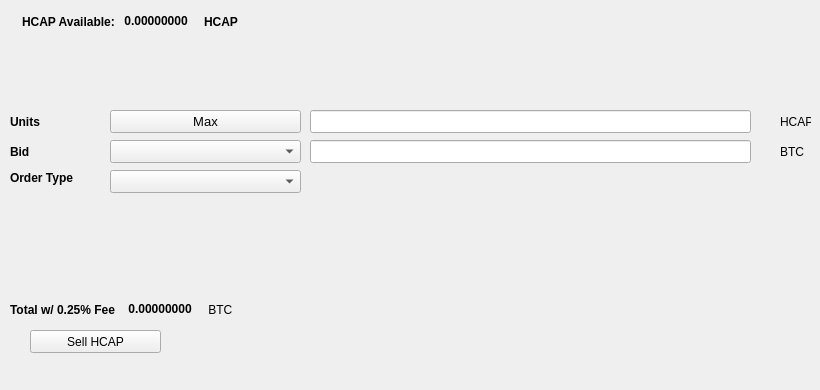
   <widget class="QWidget" name="SellTab">
    <attribute name="title">
     <string>Sell</string>
    </attribute>
    <widget class="QLabel" name="label_16">
     <property name="geometry">
      <rect>
       <x>780</x>
       <y>140</y>
       <width>31</width>
       <height>23</height>
      </rect>
     </property>
     <property name="text">
      <string>BTC</string>
     </property>
    </widget>
    <widget class="QComboBox" name="SellBidcomboBox">
     <property name="geometry">
      <rect>
       <x>110</x>
       <y>140</y>
       <width>191</width>
       <height>23</height>
      </rect>
     </property>
     <property name="font">
      <font>
       <pointsize>10</pointsize>
      </font>
     </property>
    </widget>
    <widget class="QLabel" name="label_18">
     <property name="geometry">
      <rect>
       <x>10</x>
       <y>110</y>
       <width>46</width>
       <height>23</height>
      </rect>
     </property>
     <property name="font">
      <font>
       <weight>75</weight>
       <bold>true</bold>
      </font>
     </property>
     <property name="text">
      <string>Units</string>
     </property>
    </widget>
    <widget class="QPushButton" name="Sell_Max_Amount">
     <property name="geometry">
      <rect>
       <x>110</x>
       <y>110</y>
       <width>191</width>
       <height>23</height>
      </rect>
     </property>
     <property name="font">
      <font>
       <pointsize>10</pointsize>
      </font>
     </property>
     <property name="text">
      <string>Max</string>
     </property>
    </widget>
    <widget class="QLabel" name="label_20">
     <property name="geometry">
      <rect>
       <x>10</x>
       <y>170</y>
       <width>91</width>
       <height>16</height>
      </rect>
     </property>
     <property name="font">
      <font>
       <weight>75</weight>
       <bold>true</bold>
      </font>
     </property>
     <property name="text">
      <string>Order Type</string>
     </property>
    </widget>
    <widget class="QComboBox" name="SellOrdertypeCombo">
     <property name="geometry">
      <rect>
       <x>110</x>
       <y>170</y>
       <width>191</width>
       <height>23</height>
      </rect>
     </property>
     <property name="font">
      <font>
       <pointsize>10</pointsize>
      </font>
     </property>
    </widget>
    <widget class="QLabel" name="label_21">
     <property name="geometry">
      <rect>
       <x>10</x>
       <y>140</y>
       <width>46</width>
       <height>23</height>
      </rect>
     </property>
     <property name="font">
      <font>
       <weight>75</weight>
       <bold>true</bold>
      </font>
     </property>
     <property name="text">
      <string>Bid</string>
     </property>
    </widget>
    <widget class="QLabel" name="label_22">
     <property name="geometry">
      <rect>
       <x>780</x>
       <y>110</y>
       <width>31</width>
       <height>23</height>
      </rect>
     </property>
     <property name="text">
      <string>HCAP</string>
     </property>
    </widget>
    <widget class="QLineEdit" name="UnitsInputHCAP">
     <property name="geometry">
      <rect>
       <x>310</x>
       <y>110</y>
       <width>441</width>
       <height>23</height>
      </rect>
     </property>
     <property name="font">
      <font>
       <pointsize>9</pointsize>
       <weight>75</weight>
       <bold>true</bold>
      </font>
     </property>
    </widget>
    <widget class="QLineEdit" name="SellBidPriceEdit">
     <property name="geometry">
      <rect>
       <x>310</x>
       <y>140</y>
       <width>441</width>
       <height>23</height>
      </rect>
     </property>
     <property name="font">
      <font>
       <pointsize>9</pointsize>
       <weight>75</weight>
       <bold>true</bold>
      </font>
     </property>
    </widget>
    <widget class="QPushButton" name="SellHCAPBTN">
     <property name="geometry">
      <rect>
       <x>30</x>
       <y>330</y>
       <width>131</width>
       <height>23</height>
      </rect>
     </property>
     <property name="text">
      <string>Sell HCAP</string>
     </property>
     <property name="icon">
      <iconset resource="../healcapital">
       <normaloff>:/icons/bitcoin</normaloff>:/icons/bitcoin</iconset>
     </property>
    </widget>
    <widget class="QWidget" name="layoutWidget3">
     <property name="geometry">
      <rect>
       <x>22</x>
       <y>12</y>
       <width>258</width>
       <height>19</height>
      </rect>
     </property>
     <layout class="QHBoxLayout" name="horizontalLayout">
      <item>
       <widget class="QLabel" name="label232_2">
        <property name="font">
         <font>
          <weight>75</weight>
          <bold>true</bold>
         </font>
        </property>
        <property name="text">
         <string>HCAP Available:</string>
        </property>
       </widget>
      </item>
      <item>
       <widget class="QLabel" name="HCAPAvailableLabel">
        <property name="palette">
         <palette>
          <active>
           <colorrole role="WindowText">
            <brush brushstyle="SolidPattern">
             <color alpha="255">
              <red>0</red>
              <green>0</green>
              <blue>0</blue>
             </color>
            </brush>
           </colorrole>
           <colorrole role="Button">
            <brush brushstyle="SolidPattern">
             <color alpha="255">
              <red>0</red>
              <green>170</green>
              <blue>0</blue>
             </color>
            </brush>
           </colorrole>
           <colorrole role="Light">
            <brush brushstyle="SolidPattern">
             <color alpha="255">
              <red>0</red>
              <green>255</green>
              <blue>0</blue>
             </color>
            </brush>
           </colorrole>
           <colorrole role="Midlight">
            <brush brushstyle="SolidPattern">
             <color alpha="255">
              <red>0</red>
              <green>212</green>
              <blue>0</blue>
             </color>
            </brush>
           </colorrole>
           <colorrole role="Dark">
            <brush brushstyle="SolidPattern">
             <color alpha="255">
              <red>0</red>
              <green>85</green>
              <blue>0</blue>
             </color>
            </brush>
           </colorrole>
           <colorrole role="Mid">
            <brush brushstyle="SolidPattern">
             <color alpha="255">
              <red>0</red>
              <green>113</green>
              <blue>0</blue>
             </color>
            </brush>
           </colorrole>
           <colorrole role="Text">
            <brush brushstyle="SolidPattern">
             <color alpha="255">
              <red>0</red>
              <green>170</green>
              <blue>0</blue>
             </color>
            </brush>
           </colorrole>
           <colorrole role="BrightText">
            <brush brushstyle="SolidPattern">
             <color alpha="255">
              <red>255</red>
              <green>255</green>
              <blue>255</blue>
             </color>
            </brush>
           </colorrole>
           <colorrole role="ButtonText">
            <brush brushstyle="SolidPattern">
             <color alpha="255">
              <red>0</red>
              <green>0</green>
              <blue>0</blue>
             </color>
            </brush>
           </colorrole>
           <colorrole role="Base">
            <brush brushstyle="SolidPattern">
             <color alpha="255">
              <red>255</red>
              <green>255</green>
              <blue>255</blue>
             </color>
            </brush>
           </colorrole>
           <colorrole role="Window">
            <brush brushstyle="SolidPattern">
             <color alpha="255">
              <red>0</red>
              <green>170</green>
              <blue>0</blue>
             </color>
            </brush>
           </colorrole>
           <colorrole role="Shadow">
            <brush brushstyle="SolidPattern">
             <color alpha="255">
              <red>0</red>
              <green>0</green>
              <blue>0</blue>
             </color>
            </brush>
           </colorrole>
           <colorrole role="AlternateBase">
            <brush brushstyle="SolidPattern">
             <color alpha="255">
              <red>127</red>
              <green>212</green>
              <blue>127</blue>
             </color>
            </brush>
           </colorrole>
           <colorrole role="ToolTipBase">
            <brush brushstyle="SolidPattern">
             <color alpha="255">
              <red>255</red>
              <green>255</green>
              <blue>220</blue>
             </color>
            </brush>
           </colorrole>
           <colorrole role="ToolTipText">
            <brush brushstyle="SolidPattern">
             <color alpha="255">
              <red>0</red>
              <green>0</green>
              <blue>0</blue>
             </color>
            </brush>
           </colorrole>
          </active>
          <inactive>
           <colorrole role="WindowText">
            <brush brushstyle="SolidPattern">
             <color alpha="255">
              <red>0</red>
              <green>0</green>
              <blue>0</blue>
             </color>
            </brush>
           </colorrole>
           <colorrole role="Button">
            <brush brushstyle="SolidPattern">
             <color alpha="255">
              <red>0</red>
              <green>170</green>
              <blue>0</blue>
             </color>
            </brush>
           </colorrole>
           <colorrole role="Light">
            <brush brushstyle="SolidPattern">
             <color alpha="255">
              <red>0</red>
              <green>255</green>
              <blue>0</blue>
             </color>
            </brush>
           </colorrole>
           <colorrole role="Midlight">
            <brush brushstyle="SolidPattern">
             <color alpha="255">
              <red>0</red>
              <green>212</green>
              <blue>0</blue>
             </color>
            </brush>
           </colorrole>
           <colorrole role="Dark">
            <brush brushstyle="SolidPattern">
             <color alpha="255">
              <red>0</red>
              <green>85</green>
              <blue>0</blue>
             </color>
            </brush>
           </colorrole>
           <colorrole role="Mid">
            <brush brushstyle="SolidPattern">
             <color alpha="255">
              <red>0</red>
              <green>113</green>
              <blue>0</blue>
             </color>
            </brush>
           </colorrole>
           <colorrole role="Text">
            <brush brushstyle="SolidPattern">
             <color alpha="255">
              <red>0</red>
              <green>170</green>
              <blue>0</blue>
             </color>
            </brush>
           </colorrole>
           <colorrole role="BrightText">
            <brush brushstyle="SolidPattern">
             <color alpha="255">
              <red>255</red>
              <green>255</green>
              <blue>255</blue>
             </color>
            </brush>
           </colorrole>
           <colorrole role="ButtonText">
            <brush brushstyle="SolidPattern">
             <color alpha="255">
              <red>0</red>
              <green>0</green>
              <blue>0</blue>
             </color>
            </brush>
           </colorrole>
           <colorrole role="Base">
            <brush brushstyle="SolidPattern">
             <color alpha="255">
              <red>255</red>
              <green>255</green>
              <blue>255</blue>
             </color>
            </brush>
           </colorrole>
           <colorrole role="Window">
            <brush brushstyle="SolidPattern">
             <color alpha="255">
              <red>0</red>
              <green>170</green>
              <blue>0</blue>
             </color>
            </brush>
           </colorrole>
           <colorrole role="Shadow">
            <brush brushstyle="SolidPattern">
             <color alpha="255">
              <red>0</red>
              <green>0</green>
              <blue>0</blue>
             </color>
            </brush>
           </colorrole>
           <colorrole role="AlternateBase">
            <brush brushstyle="SolidPattern">
             <color alpha="255">
              <red>127</red>
              <green>212</green>
              <blue>127</blue>
             </color>
            </brush>
           </colorrole>
           <colorrole role="ToolTipBase">
            <brush brushstyle="SolidPattern">
             <color alpha="255">
              <red>255</red>
              <green>255</green>
              <blue>220</blue>
             </color>
            </brush>
           </colorrole>
           <colorrole role="ToolTipText">
            <brush brushstyle="SolidPattern">
             <color alpha="255">
              <red>0</red>
              <green>0</green>
              <blue>0</blue>
             </color>
            </brush>
           </colorrole>
          </inactive>
          <disabled>
           <colorrole role="WindowText">
            <brush brushstyle="SolidPattern">
             <color alpha="255">
              <red>0</red>
              <green>85</green>
              <blue>0</blue>
             </color>
            </brush>
           </colorrole>
           <colorrole role="Button">
            <brush brushstyle="SolidPattern">
             <color alpha="255">
              <red>0</red>
              <green>170</green>
              <blue>0</blue>
             </color>
            </brush>
           </colorrole>
           <colorrole role="Light">
            <brush brushstyle="SolidPattern">
             <color alpha="255">
              <red>0</red>
              <green>255</green>
              <blue>0</blue>
             </color>
            </brush>
           </colorrole>
           <colorrole role="Midlight">
            <brush brushstyle="SolidPattern">
             <color alpha="255">
              <red>0</red>
              <green>212</green>
              <blue>0</blue>
             </color>
            </brush>
           </colorrole>
           <colorrole role="Dark">
            <brush brushstyle="SolidPattern">
             <color alpha="255">
              <red>0</red>
              <green>85</green>
              <blue>0</blue>
             </color>
            </brush>
           </colorrole>
           <colorrole role="Mid">
            <brush brushstyle="SolidPattern">
             <color alpha="255">
              <red>0</red>
              <green>113</green>
              <blue>0</blue>
             </color>
            </brush>
           </colorrole>
           <colorrole role="Text">
            <brush brushstyle="SolidPattern">
             <color alpha="255">
              <red>0</red>
              <green>85</green>
              <blue>0</blue>
             </color>
            </brush>
           </colorrole>
           <colorrole role="BrightText">
            <brush brushstyle="SolidPattern">
             <color alpha="255">
              <red>255</red>
              <green>255</green>
              <blue>255</blue>
             </color>
            </brush>
           </colorrole>
           <colorrole role="ButtonText">
            <brush brushstyle="SolidPattern">
             <color alpha="255">
              <red>0</red>
              <green>85</green>
              <blue>0</blue>
             </color>
            </brush>
           </colorrole>
           <colorrole role="Base">
            <brush brushstyle="SolidPattern">
             <color alpha="255">
              <red>0</red>
              <green>170</green>
              <blue>0</blue>
             </color>
            </brush>
           </colorrole>
           <colorrole role="Window">
            <brush brushstyle="SolidPattern">
             <color alpha="255">
              <red>0</red>
              <green>170</green>
              <blue>0</blue>
             </color>
            </brush>
           </colorrole>
           <colorrole role="Shadow">
            <brush brushstyle="SolidPattern">
             <color alpha="255">
              <red>0</red>
              <green>0</green>
              <blue>0</blue>
             </color>
            </brush>
           </colorrole>
           <colorrole role="AlternateBase">
            <brush brushstyle="SolidPattern">
             <color alpha="255">
              <red>0</red>
              <green>170</green>
              <blue>0</blue>
             </color>
            </brush>
           </colorrole>
           <colorrole role="ToolTipBase">
            <brush brushstyle="SolidPattern">
             <color alpha="255">
              <red>255</red>
              <green>255</green>
              <blue>220</blue>
             </color>
            </brush>
           </colorrole>
           <colorrole role="ToolTipText">
            <brush brushstyle="SolidPattern">
             <color alpha="255">
              <red>0</red>
              <green>0</green>
              <blue>0</blue>
             </color>
            </brush>
           </colorrole>
          </disabled>
         </palette>
        </property>
        <property name="font">
         <font>
          <weight>75</weight>
          <bold>true</bold>
         </font>
        </property>
        <property name="text">
         <string> 0.00000000 </string>
        </property>
        <property name="textInteractionFlags">
         <set>Qt::LinksAccessibleByMouse|Qt::TextSelectableByKeyboard|Qt::TextSelectableByMouse</set>
        </property>
       </widget>
      </item>
      <item>
       <widget class="QLabel" name="labelHCAP">
        <property name="font">
         <font>
          <weight>75</weight>
          <bold>true</bold>
         </font>
        </property>
        <property name="text">
         <string>HCAP</string>
        </property>
       </widget>
      </item>
     </layout>
    </widget>
    <widget class="QWidget" name="layoutWidget">
     <property name="geometry">
      <rect>
       <x>10</x>
       <y>300</y>
       <width>268</width>
       <height>19</height>
      </rect>
     </property>
     <layout class="QHBoxLayout" name="horizontalLayout_2">
      <item>
       <widget class="QLabel" name="label_19">
        <property name="font">
         <font>
          <weight>75</weight>
          <bold>true</bold>
         </font>
        </property>
        <property name="text">
         <string>Total w/ 0.25% Fee </string>
        </property>
       </widget>
      </item>
      <item>
       <widget class="QLabel" name="SellCostLabel">
        <property name="palette">
         <palette>
          <active>
           <colorrole role="WindowText">
            <brush brushstyle="SolidPattern">
             <color alpha="255">
              <red>0</red>
              <green>0</green>
              <blue>0</blue>
             </color>
            </brush>
           </colorrole>
           <colorrole role="Button">
            <brush brushstyle="SolidPattern">
             <color alpha="255">
              <red>0</red>
              <green>170</green>
              <blue>0</blue>
             </color>
            </brush>
           </colorrole>
           <colorrole role="Light">
            <brush brushstyle="SolidPattern">
             <color alpha="255">
              <red>0</red>
              <green>255</green>
              <blue>0</blue>
             </color>
            </brush>
           </colorrole>
           <colorrole role="Midlight">
            <brush brushstyle="SolidPattern">
             <color alpha="255">
              <red>0</red>
              <green>212</green>
              <blue>0</blue>
             </color>
            </brush>
           </colorrole>
           <colorrole role="Dark">
            <brush brushstyle="SolidPattern">
             <color alpha="255">
              <red>0</red>
              <green>85</green>
              <blue>0</blue>
             </color>
            </brush>
           </colorrole>
           <colorrole role="Mid">
            <brush brushstyle="SolidPattern">
             <color alpha="255">
              <red>0</red>
              <green>113</green>
              <blue>0</blue>
             </color>
            </brush>
           </colorrole>
           <colorrole role="Text">
            <brush brushstyle="SolidPattern">
             <color alpha="255">
              <red>0</red>
              <green>170</green>
              <blue>0</blue>
             </color>
            </brush>
           </colorrole>
           <colorrole role="BrightText">
            <brush brushstyle="SolidPattern">
             <color alpha="255">
              <red>255</red>
              <green>255</green>
              <blue>255</blue>
             </color>
            </brush>
           </colorrole>
           <colorrole role="ButtonText">
            <brush brushstyle="SolidPattern">
             <color alpha="255">
              <red>0</red>
              <green>0</green>
              <blue>0</blue>
             </color>
            </brush>
           </colorrole>
           <colorrole role="Base">
            <brush brushstyle="SolidPattern">
             <color alpha="255">
              <red>255</red>
              <green>255</green>
              <blue>255</blue>
             </color>
            </brush>
           </colorrole>
           <colorrole role="Window">
            <brush brushstyle="SolidPattern">
             <color alpha="255">
              <red>0</red>
              <green>170</green>
              <blue>0</blue>
             </color>
            </brush>
           </colorrole>
           <colorrole role="Shadow">
            <brush brushstyle="SolidPattern">
             <color alpha="255">
              <red>0</red>
              <green>0</green>
              <blue>0</blue>
             </color>
            </brush>
           </colorrole>
           <colorrole role="AlternateBase">
            <brush brushstyle="SolidPattern">
             <color alpha="255">
              <red>127</red>
              <green>212</green>
              <blue>127</blue>
             </color>
            </brush>
           </colorrole>
           <colorrole role="ToolTipBase">
            <brush brushstyle="SolidPattern">
             <color alpha="255">
              <red>255</red>
              <green>255</green>
              <blue>220</blue>
             </color>
            </brush>
           </colorrole>
           <colorrole role="ToolTipText">
            <brush brushstyle="SolidPattern">
             <color alpha="255">
              <red>0</red>
              <green>0</green>
              <blue>0</blue>
             </color>
            </brush>
           </colorrole>
          </active>
          <inactive>
           <colorrole role="WindowText">
            <brush brushstyle="SolidPattern">
             <color alpha="255">
              <red>0</red>
              <green>0</green>
              <blue>0</blue>
             </color>
            </brush>
           </colorrole>
           <colorrole role="Button">
            <brush brushstyle="SolidPattern">
             <color alpha="255">
              <red>0</red>
              <green>170</green>
              <blue>0</blue>
             </color>
            </brush>
           </colorrole>
           <colorrole role="Light">
            <brush brushstyle="SolidPattern">
             <color alpha="255">
              <red>0</red>
              <green>255</green>
              <blue>0</blue>
             </color>
            </brush>
           </colorrole>
           <colorrole role="Midlight">
            <brush brushstyle="SolidPattern">
             <color alpha="255">
              <red>0</red>
              <green>212</green>
              <blue>0</blue>
             </color>
            </brush>
           </colorrole>
           <colorrole role="Dark">
            <brush brushstyle="SolidPattern">
             <color alpha="255">
              <red>0</red>
              <green>85</green>
              <blue>0</blue>
             </color>
            </brush>
           </colorrole>
           <colorrole role="Mid">
            <brush brushstyle="SolidPattern">
             <color alpha="255">
              <red>0</red>
              <green>113</green>
              <blue>0</blue>
             </color>
            </brush>
           </colorrole>
           <colorrole role="Text">
            <brush brushstyle="SolidPattern">
             <color alpha="255">
              <red>0</red>
              <green>170</green>
              <blue>0</blue>
             </color>
            </brush>
           </colorrole>
           <colorrole role="BrightText">
            <brush brushstyle="SolidPattern">
             <color alpha="255">
              <red>255</red>
              <green>255</green>
              <blue>255</blue>
             </color>
            </brush>
           </colorrole>
           <colorrole role="ButtonText">
            <brush brushstyle="SolidPattern">
             <color alpha="255">
              <red>0</red>
              <green>0</green>
              <blue>0</blue>
             </color>
            </brush>
           </colorrole>
           <colorrole role="Base">
            <brush brushstyle="SolidPattern">
             <color alpha="255">
              <red>255</red>
              <green>255</green>
              <blue>255</blue>
             </color>
            </brush>
           </colorrole>
           <colorrole role="Window">
            <brush brushstyle="SolidPattern">
             <color alpha="255">
              <red>0</red>
              <green>170</green>
              <blue>0</blue>
             </color>
            </brush>
           </colorrole>
           <colorrole role="Shadow">
            <brush brushstyle="SolidPattern">
             <color alpha="255">
              <red>0</red>
              <green>0</green>
              <blue>0</blue>
             </color>
            </brush>
           </colorrole>
           <colorrole role="AlternateBase">
            <brush brushstyle="SolidPattern">
             <color alpha="255">
              <red>127</red>
              <green>212</green>
              <blue>127</blue>
             </color>
            </brush>
           </colorrole>
           <colorrole role="ToolTipBase">
            <brush brushstyle="SolidPattern">
             <color alpha="255">
              <red>255</red>
              <green>255</green>
              <blue>220</blue>
             </color>
            </brush>
           </colorrole>
           <colorrole role="ToolTipText">
            <brush brushstyle="SolidPattern">
             <color alpha="255">
              <red>0</red>
              <green>0</green>
              <blue>0</blue>
             </color>
            </brush>
           </colorrole>
          </inactive>
          <disabled>
           <colorrole role="WindowText">
            <brush brushstyle="SolidPattern">
             <color alpha="255">
              <red>0</red>
              <green>85</green>
              <blue>0</blue>
             </color>
            </brush>
           </colorrole>
           <colorrole role="Button">
            <brush brushstyle="SolidPattern">
             <color alpha="255">
              <red>0</red>
              <green>170</green>
              <blue>0</blue>
             </color>
            </brush>
           </colorrole>
           <colorrole role="Light">
            <brush brushstyle="SolidPattern">
             <color alpha="255">
              <red>0</red>
              <green>255</green>
              <blue>0</blue>
             </color>
            </brush>
           </colorrole>
           <colorrole role="Midlight">
            <brush brushstyle="SolidPattern">
             <color alpha="255">
              <red>0</red>
              <green>212</green>
              <blue>0</blue>
             </color>
            </brush>
           </colorrole>
           <colorrole role="Dark">
            <brush brushstyle="SolidPattern">
             <color alpha="255">
              <red>0</red>
              <green>85</green>
              <blue>0</blue>
             </color>
            </brush>
           </colorrole>
           <colorrole role="Mid">
            <brush brushstyle="SolidPattern">
             <color alpha="255">
              <red>0</red>
              <green>113</green>
              <blue>0</blue>
             </color>
            </brush>
           </colorrole>
           <colorrole role="Text">
            <brush brushstyle="SolidPattern">
             <color alpha="255">
              <red>0</red>
              <green>85</green>
              <blue>0</blue>
             </color>
            </brush>
           </colorrole>
           <colorrole role="BrightText">
            <brush brushstyle="SolidPattern">
             <color alpha="255">
              <red>255</red>
              <green>255</green>
              <blue>255</blue>
             </color>
            </brush>
           </colorrole>
           <colorrole role="ButtonText">
            <brush brushstyle="SolidPattern">
             <color alpha="255">
              <red>0</red>
              <green>85</green>
              <blue>0</blue>
             </color>
            </brush>
           </colorrole>
           <colorrole role="Base">
            <brush brushstyle="SolidPattern">
             <color alpha="255">
              <red>0</red>
              <green>170</green>
              <blue>0</blue>
             </color>
            </brush>
           </colorrole>
           <colorrole role="Window">
            <brush brushstyle="SolidPattern">
             <color alpha="255">
              <red>0</red>
              <green>170</green>
              <blue>0</blue>
             </color>
            </brush>
           </colorrole>
           <colorrole role="Shadow">
            <brush brushstyle="SolidPattern">
             <color alpha="255">
              <red>0</red>
              <green>0</green>
              <blue>0</blue>
             </color>
            </brush>
           </colorrole>
           <colorrole role="AlternateBase">
            <brush brushstyle="SolidPattern">
             <color alpha="255">
              <red>0</red>
              <green>170</green>
              <blue>0</blue>
             </color>
            </brush>
           </colorrole>
           <colorrole role="ToolTipBase">
            <brush brushstyle="SolidPattern">
             <color alpha="255">
              <red>255</red>
              <green>255</green>
              <blue>220</blue>
             </color>
            </brush>
           </colorrole>
           <colorrole role="ToolTipText">
            <brush brushstyle="SolidPattern">
             <color alpha="255">
              <red>0</red>
              <green>0</green>
              <blue>0</blue>
             </color>
            </brush>
           </colorrole>
          </disabled>
         </palette>
        </property>
        <property name="font">
         <font>
          <weight>75</weight>
          <bold>true</bold>
         </font>
        </property>
        <property name="autoFillBackground">
         <bool>false</bool>
        </property>
        <property name="text">
         <string> 0.00000000</string>
        </property>
        <property name="textInteractionFlags">
         <set>Qt::LinksAccessibleByMouse|Qt::TextSelectableByMouse</set>
        </property>
       </widget>
      </item>
      <item>
       <widget class="QLabel" name="label_17">
        <property name="font">
         <font>
          <weight>50</weight>
          <bold>false</bold>
         </font>
        </property>
        <property name="text">
         <string> BTC</string>
        </property>
       </widget>
      </item>
     </layout>
    </widget>
    <widget class="QLabel" name="label_23">
     <property name="geometry">
      <rect>
       <x>460</x>
       <y>300</y>
       <width>281</width>
       <height>81</height>
      </rect>
     </property>
     <property name="text">
      <string/>
     </property>
     <property name="pixmap">
      <pixmap>:/images/bittrex</pixmap>
     </property>
    </widget>
   </widget>
